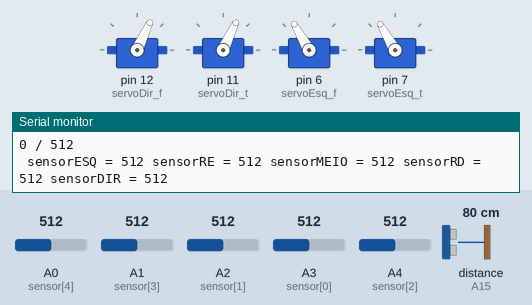
Bench run of a sketch on a simulated Arduino Mega 2560, built with avr-gcc and run on an emulated ATmega2560. Shown: 4 × servo, the last lines printed to the serial monitor. Inputs (shaded band) come from the test bench; at power-on: distance to the obstacle (sensor on A15) 80 cm, A0 (sensor[4]) = 512, A4 (sensor[2]) = 512, A1 (sensor[3]) = 512, A2 (sensor[1]) = 512, A3 (sensor[0]) = 512. The echo pulse lasts 58.3 µs per cm.

Above: at 1.2 s.
1.3 s: distance to the obstacle (sensor on A15) set to 6 cm
2.8 s: distance to the obstacle (sensor on A15) set to 3 cm
At 8.4 s:
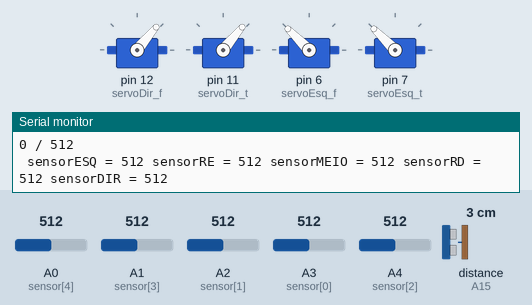
At 9.7 s:
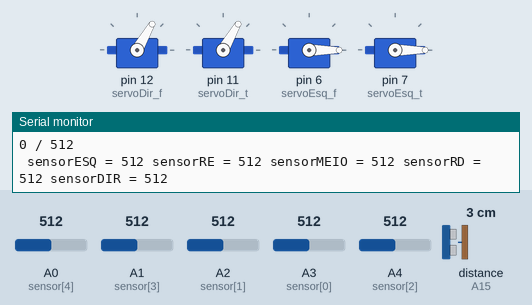
11.3 s: A0 (sensor[4]) set to 583
13.9 s: A0 (sensor[4]) set to 618
At 14.5 s:
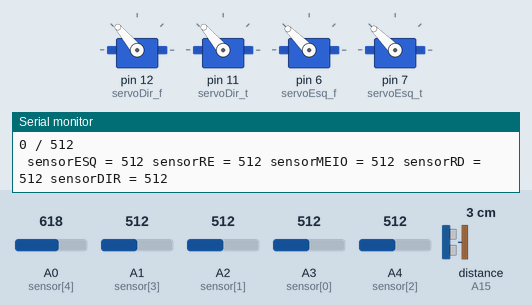
15.4 s: A4 (sensor[2]) set to 561
16.9 s: A4 (sensor[2]) set to 580
At 20.5 s:
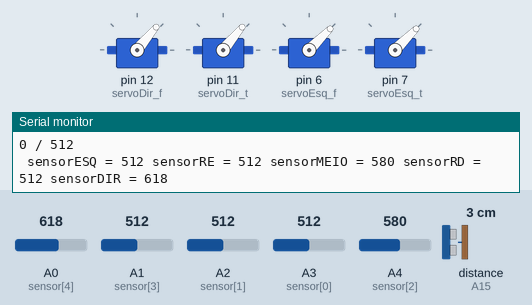
Timing chart, 0 to 20.9 s (numbered marks = the images above; inputs shaded):
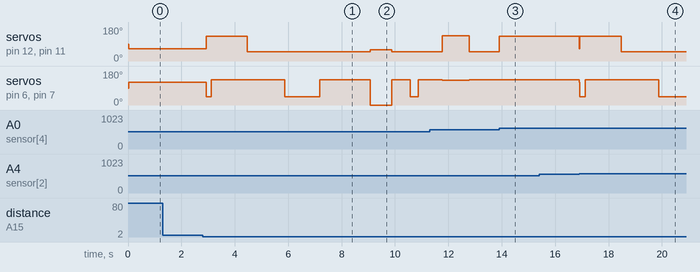

The sketch:

LADYRESGATE.ino
```cpp
#include "ladyinsides.h"
#include "saladeresgate.h"
void setup() {
  Serial.begin(9600);

  servoDir_f.attach(12);
  servoDir_t.attach(11);
  servoEsq_f.attach(6);
  servoEsq_t.attach(7);
 }

void loop() {

  leiturainfra();
  distancia = ultrasonic.read();

  Serial.print(" sensorESQ = ");
  Serial.print(analogRead(sensor[0]));
  Serial.print(" sensorRE = ");
  Serial.print(analogRead(sensor[1]));
  Serial.print(" sensorMEIO = ");
  Serial.print(analogRead(sensor[2]));
  Serial.print(" sensorRD = ");
  Serial.print(analogRead(sensor[3]));
  Serial.print(" sensorDIR = ");
  Serial.println(analogRead(sensor[4]));

   if (distancia <= 4 && distancia > 0) {  //--------- distancia do desvia obstaculo
    desviadir();
  }

  if (sensorMap[0] >= media[0]) {
    valorSensor[0] = 0;
  } else {
    valorSensor[0] = 1;
  }

  if (sensorMap[1] >= media[1]) {
    valorSensor[1] = 0;
  } else {
    valorSensor[1] = 1;
  }

  if (sensorMap[2] >= media[2]) {
    valorSensor[2] = 0;
  } else {
    valorSensor[2] = 1;
  }

  if (sensorMap[3] >= media[3]) {
    valorSensor[3] = 0;
  } else {
    valorSensor[3] = 1;
  }

  if (sensorMap[4] >= media[4]) {
    valorSensor[4] = 0;
  } else {
    valorSensor[4] = 1;
  }

  byte leitura = 0;
  for (int i = 0; i < 5; i++) {
    leitura |= valorSensor[i] << (4 - i);
  }

  Serial.print(leitura, BIN);
  Serial.print(" / ");
  Serial.println(analogRead(A2));

  switch (leitura) {

    //                    0 = preto; 1 = branco
    //                                                                  --frente--
    case 0b11011:           //frente (F)
      frente();
      break;

    //                                                            --90 graus esquerda--
    case 0b00111:       //esquerda ponta (EP); esquerda meio(E)
    case 0b01111:       //esquerda ponta (EP)
      parar();
      delay(200);
      novgrausEsquerda();
      break;

    //                                                            --90 graus direita--
    case 0b11100:       //direita ponta (DP); direita meio(D)
    case 0b11110:       //direita ponta (DP);
      parar();
      delay(200);
      novgrausDireita();
      break;

    //                                                                --Reajuste--
    case 0b10011:       //esquerda meio(EM); meio (M)
    case 0b10111:       //esquerda meio(E)
      reaje();
      break;

    case 0b11001:       //direita meio(DM); meio (M)
    case 0b11101:       //direita meio(DM)
      reajd();
      break;

    //                                                                  --gap--
    default:
      frente();
      break;
  }

    //                                                                 --verde--
    // case 0b00000:
    // case 0b00011:
    // case 0b11000:
    // case 0b00100:
    // case 0b10000:
    // case 0b00001:
    //   verde();
    //   break;


    // case 0b00101:             90 esquerda       com EP, EM e DM
    // case 0b01101:             90 esquerda       com EP e DM
    // case 0b10100:             90 direita        com EM, DM e DP
    // case 0b10110:             90 direita        com EM e DP
}

void novgrausDireita() {
  Serial.println("90 direita");
  frente();
  delay(20);

  while (analogRead(sensor[2]) <= 570) {
    direita();
  }
}

void novgrausEsquerda() {
  Serial.println("90 esquerda");
  frente();
  delay(20);

while (analogRead(sensor[2]) <= 570) {
    esquerda();
  }
}


void reajd() {
  reajusteDireita();
}

void reaje() {
  reajusteEsquerda();
}
```

ladyinsides.h
```cpp
#ifndef rodar
#define rodar

//Bibliotecas
#include <Servo.h>
#include <Ultrasonic.h>


//  sensor de cor              26 LED VERDE RGB ESQUERDA; 28 LED VERMELHO RGB ESQUERDA; 22 LED VERDE RGB DIREITA; 24 LED VERMELHO RGB DIREITA;
#define eledverde 26
#define eledverm 28
#define dledverde 22
#define dledverm 24

//  ldr                                                         A9 LDR ESQUERDA; A8 LDR DIREITA
#define core A9
#define cord A8

//  PID
#define pide A11
#define pidd A10

//                          ORDEM: ESQUERDA PONTA (EP) A3, ESQUERDA MEIO (EM) A2, FRENTE (F) A4, DIREITA MEIO (DM) A1, DIREITA PONTA (DP) A0
const int sensor[] = {A3, A2, A4, A1, A0};

const int valorBranco[] = {720, 650, 740, 670, 730};

const int valorPreto[] = {40, 40, 40, 40, 40};

const int media[] = {50, 50, 50, 50, 50};

int leituraSensor[5] = {};

int sensorMap[5] = {};

bool valorSensor[5] = {};

Servo servoDir_t;
Servo servoEsq_f;
Servo servoEsq_t;
Servo servoDir_f;

Ultrasonic ultrasonic(A14, A15);  // trig primeiro depois echo
Ultrasonic ultrasonic2(A13, A12);
int distancia;

int velEsq(int x){
  return x + 90;
}

int velDir(int y){
  return 90 - y;
}

void leiturainfra(){
for(int i = 0; i<5; i++){
  leituraSensor[i] = analogRead(sensor[i]);
  }

for (int i = 0; i<5; i++){
  sensorMap[i] = map(leituraSensor[i], valorPreto[i], valorBranco[i], 0, 100);
  sensorMap[i] = constrain(sensorMap[i], 0, 100);
}
}

void esquerdaFrente() {
  servoEsq_f.write(130);
  servoEsq_t.write(130);
}

void esquerdaRe() {
  servoEsq_f.write(50);
  servoEsq_t.write(50);
}

void esquerdaPara() {
  servoEsq_f.write(velEsq(0));
  servoEsq_t.write(velEsq(0));
}

///////////////////////////////

void direitaFrente() {
  servoDir_f.write(40);
  servoDir_t.write(40);
}

void direitaRe() {
  servoDir_f.write(140);
  servoDir_t.write(140);
}

void direitaPara() {
  servoDir_f.write(velDir(0));
  servoDir_t.write(velDir(0));
}

//////////////////////////////

void frente(){

  servoDir_f.write(velDir(25));
  servoDir_t.write(velDir(25));
  servoEsq_f.write(velEsq(30));
  servoEsq_t.write(velEsq(30));
}

void esquerda(){
    esquerdaRe();
    direitaFrente();
}

void direita(){
    esquerdaFrente();
    direitaRe();
}

void devagarEsquerda() {  // virando para esquerda devagar
  servoEsq_f.write(velEsq(-30));
  servoEsq_t.write(velEsq(-30));
  servoDir_f.write(velDir(30));
  servoDir_t.write(velDir(30));

}

void devagarDireita() {  // virando para direita devagar
  servoEsq_f.write(velEsq(30));
  servoEsq_t.write(velEsq(30));
  servoDir_f.write(velDir(-30));
  servoDir_t.write(velDir(-30));
}

void reajusteDireita() {
  Serial.println("reajuste direita");
  servoEsq_f.write(velEsq(10));
  servoEsq_t.write(velEsq(10)); //20
  servoDir_f.write(velDir(-10));  //10
  servoDir_t.write(velDir(-10));
}

void reajusteEsquerda() {
  Serial.println("reajuste esquerda");
  servoEsq_f.write(velEsq(-10));
  servoEsq_t.write(velEsq(-10));
  servoDir_f.write(velDir(10));
  servoDir_t.write(velDir(10));
}

void parar(){
    esquerdaPara();
    direitaPara();
}
void re(){
    esquerdaRe();
    direitaRe();
}

//---------------------- funções desvia obstáculo (NAO MUDAR!)

void esqfrente2() {                     //esquerda frente
  servoEsq_f.write(velEsq(45));
  servoEsq_t.write(velEsq(45));
}

void dirfrente2() {                     //direita frente
  servoDir_f.write(velDir(40));
  servoDir_t.write(velDir(40));
}

void esqre2() {                         //esquerda tras
  servoEsq_f.write(velEsq(-45));
  servoEsq_t.write(velEsq(-45));
}

void dirre2() {                        //direita tras
  servoDir_f.write(velDir(-40));
  servoDir_t.write(velDir(-40));
}

void reajDirdesv(){                    //direita desvia
  servoEsq_f.write(velEsq(40));
  servoEsq_t.write(velEsq(40));
  servoDir_f.write(velDir(-45));
  servoDir_t.write(velDir(-45));
}

void reajEsqdesv(){                    //esquerda desvia
  servoEsq_f.write(velEsq(-45));
  servoEsq_t.write(velEsq(-45));
  servoDir_f.write(velDir(40));
  servoDir_t.write(velDir(40));
}

void reajEsqdesv2(){                  //girando no proprio eixo esquerda no final
  servoEsq_f.write(velEsq(-90));
  servoEsq_t.write(velEsq(-90));
  servoDir_f.write(velDir(40));
  servoDir_t.write(velDir(40));
}

void reajDirdesv2(){                  //girando no proprio eixo direita no final
  servoEsq_f.write(velEsq(40));
  servoEsq_t.write(velEsq(40));
  servoDir_f.write(velDir(-90));
  servoDir_t.write(velDir(-90));
}

void virarDireixo(){                 //girando no proprio eixo direita (no meio)
  servoEsq_f.write(velEsq(30));
  servoEsq_t.write(velEsq(30));
  servoDir_f.write(velDir(-90));
  servoDir_t.write(velDir(-90));
}

void virarEsqeixo(){                 //girando no proprio eixo esquerda (no meio)
  servoEsq_f.write(velEsq(-90));
  servoEsq_t.write(velEsq(-90));
  servoDir_f.write(velDir(30));
  servoDir_t.write(velDir(30));
}

void re2() {                         //todo ré
  esqre2();
  dirre2();
}

void esquerda2() {                   //
  esqre2();
  dirfrente2();
}

void direita2() {
  esqfrente2();
  dirre2();
}

void frente2() {
  dirfrente2();
  esqfrente2();
}

void retornoDIR(){
  reajDirdesv();
}

void retornoESQ(){
  reajEsqdesv();
}

//----------------------  desvia obstáculo -------------------------------------------------------------------------

void desviaesq() {
  re2();
  delay(200);
  esquerda2();
  delay(1350);
  frente2();
  delay(1400);
  reajDirdesv();
  delay(1300);
  frente2();
  delay(1900);
  virarDireixo();
  delay(800);
  frente2();
  delay(700);
  direita2();
  delay(300);
  frente2();
  delay(900);
  reajEsqdesv();
  delay(1000);
  while (analogRead(sensor[0]) < 600) {
    frente2();
  }
  while (analogRead(sensor[2]) < 570) {
    esquerda2();
  }
}

void desviadir() {
  re2();
  delay(200);
  direita2();
  delay(1350);
  frente2();
  delay(1400);
  reajEsqdesv();
  delay(1300);
  frente2();
  delay(1900);
  virarEsqeixo();
  delay(800);
  frente2();
  delay(700);
  esquerda2();
  delay(300);
  frente2();
  delay(900);
  reajDirdesv();
  delay(1000);
  while (analogRead(sensor[4]) < 600) {
    frente2();
  }

  while (analogRead(sensor[2]) < 570) {
    direita2();
  }
}


#endif
```

saladeresgate.h
```cpp
#include "ladyinsides.h"

bool contagem = false;
int tempoo = 0;
int estado = 0;

void saladeresgate() {
  Serial.println("Entrando na sala de resgate!");
  while (true) {
    long distanciaFrente = ultrasonic.read();
    long distanciaDireita = ultrasonic2.read();

    Serial.print("Frente: ");
    Serial.print(distanciaFrente);
    Serial.print(" cm | Direita: ");
    Serial.print(distanciaDireita);
    Serial.println(" cm");

    // Caso 1: pode andar pra frente
    if (distanciaFrente > 4 || distanciaDireita <= 7) {
      frente();
    }
    // Caso 2: virar para a direita
    else if (distanciaFrente <= 4 && distanciaDireita > 7) {
      direita();
    }
    // Caso 3: virar para a esquerda
    else if (distanciaFrente <= 4 && distanciaDireita <= 7) {
      esquerda();
    }

    delay(100); // pequena pausa para estabilidade
  }
}

void verificasala() {

  int leitEsqP = digitalRead(sensor[0]);
  int leitEsqM = digitalRead(sensor[1]);
  int leitMeio = digitalRead(sensor[2]);
  int leitDirM = digitalRead(sensor[3]);
  int leitDirP = digitalRead(sensor[4]);

    if (leitEsqP == 1 && leitEsqM == 1 && leitMeio == 1 && leitDirM && leitDirP) {
      if (!contagem) {
        contagem = true;
        tempoo = millis();
      }
      else {
        if (millis() - tempoo >= 3000) {
          estado = 1;  // Troca estado no switch-case
        }
      }
    } else {
      contagem = false; // Resetar contagem se sair do branco
    }

  // Switch-case para estados
  static int estado = 0;
  switch (estado) {
    case 0b00000:           //tudo preto
    case 0b11110:           //direita ponta
    case 0b11101:           //direita meio
    case 0b11100:           //direita meio; direita ponta
    case 0b11000:           //meio; direita meio; direita ponta
    case 0b11011:           //meio
    case 0b00011:           // esquerda ponta; esquerda meio; meio
    case 0b00111:           //esquerda meio; esquerda ponta
    case 0b10111:           //esquerda meio
    case 0b01111:           //esquerda ponta
    case 0b01110:           //esquerda ponta; direita ponta
    case 0b10101:           //esquerda meio; direita meio
    case 0b00101:           //esquerda ponta; esquerda meio; direita meio
    case 0b10100:           //esquerda meio; direita meio; direita ponta
    case 0b01100:           //esquerda ponta; direita meio; direita ponta
    case 0b00110:           //esquerda ponta; esquerda meio; direita ponta
      break;

    case 0b11111:
      saladeresgate();
      estado = 0;
      break;
  }
}
```

Measured:
- the behaviour switches between 5 and 4 cm on distance to the obstacle (sensor on A15) (found by bisection; images 0 and 1)
- the behaviour switches between 599 and 600 on A0 (sensor[4]) (found by bisection; images 2 and 3)
- the behaviour switches between 569 and 570 on A4 (sensor[2]) (found by bisection; images 3 and 4)
- after the input at 2.8 s, servo on pin 12 (servoDir_f), servo on pin 11 (servoDir_t): 65° → 130° after 0.13 s, → 50° 1.6 s later, → 60° 4.6 s later, → 50° 0.80 s later
- after the input at 13.9 s, servo on pin 12 (servoDir_f), servo on pin 11 (servoDir_t): 50° → 130° at once
- after the input at 15.4 s, every drawn part: stays the same
- after the input at 16.9 s, servo on pin 12 (servoDir_f), servo on pin 11 (servoDir_t): 130° → 50° after 1.6 s; servo on pin 6 (servoEsq_f), servo on pin 7 (servoEsq_t): 135° → 45° at once, → 135° 0.23 s later, → 45° 2.8 s later
